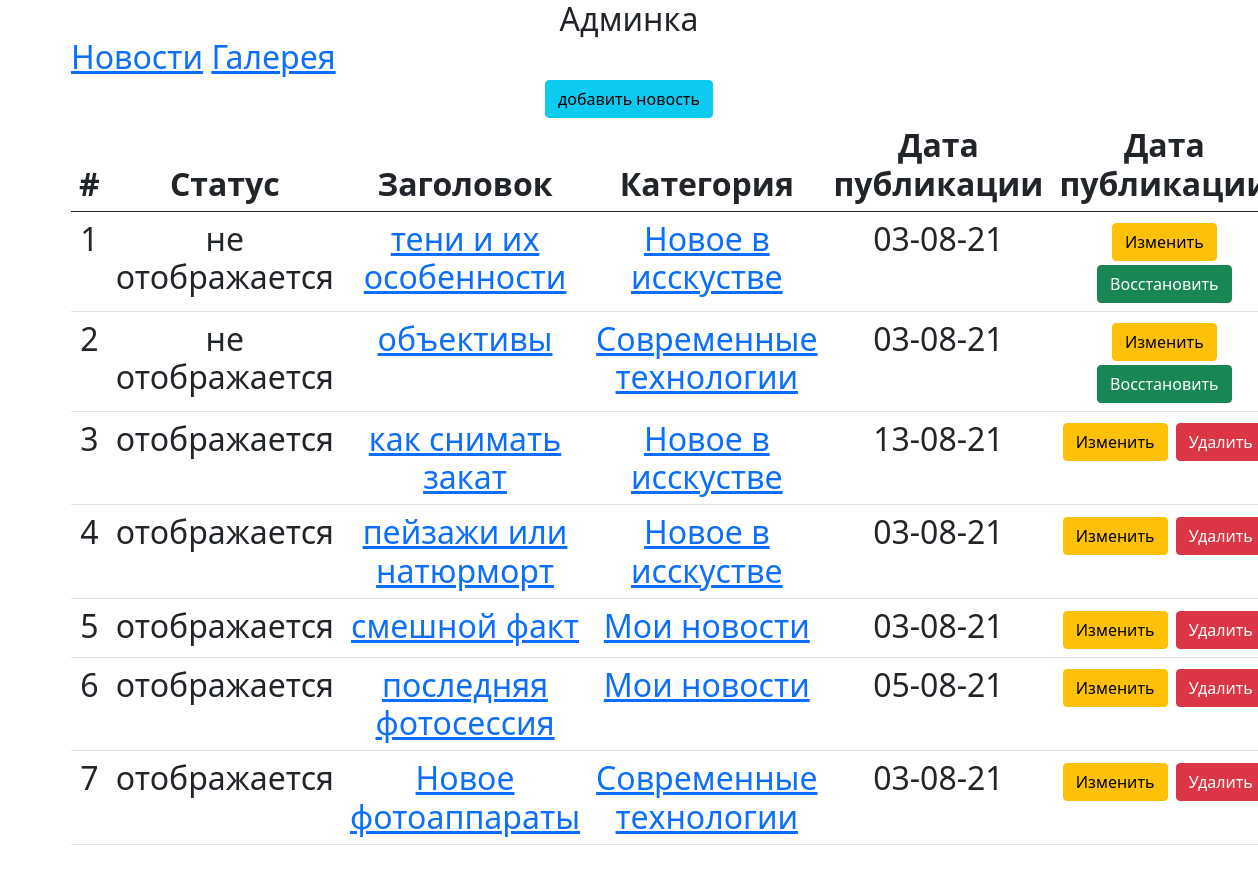
Before: /myadmin/ with the older database file.
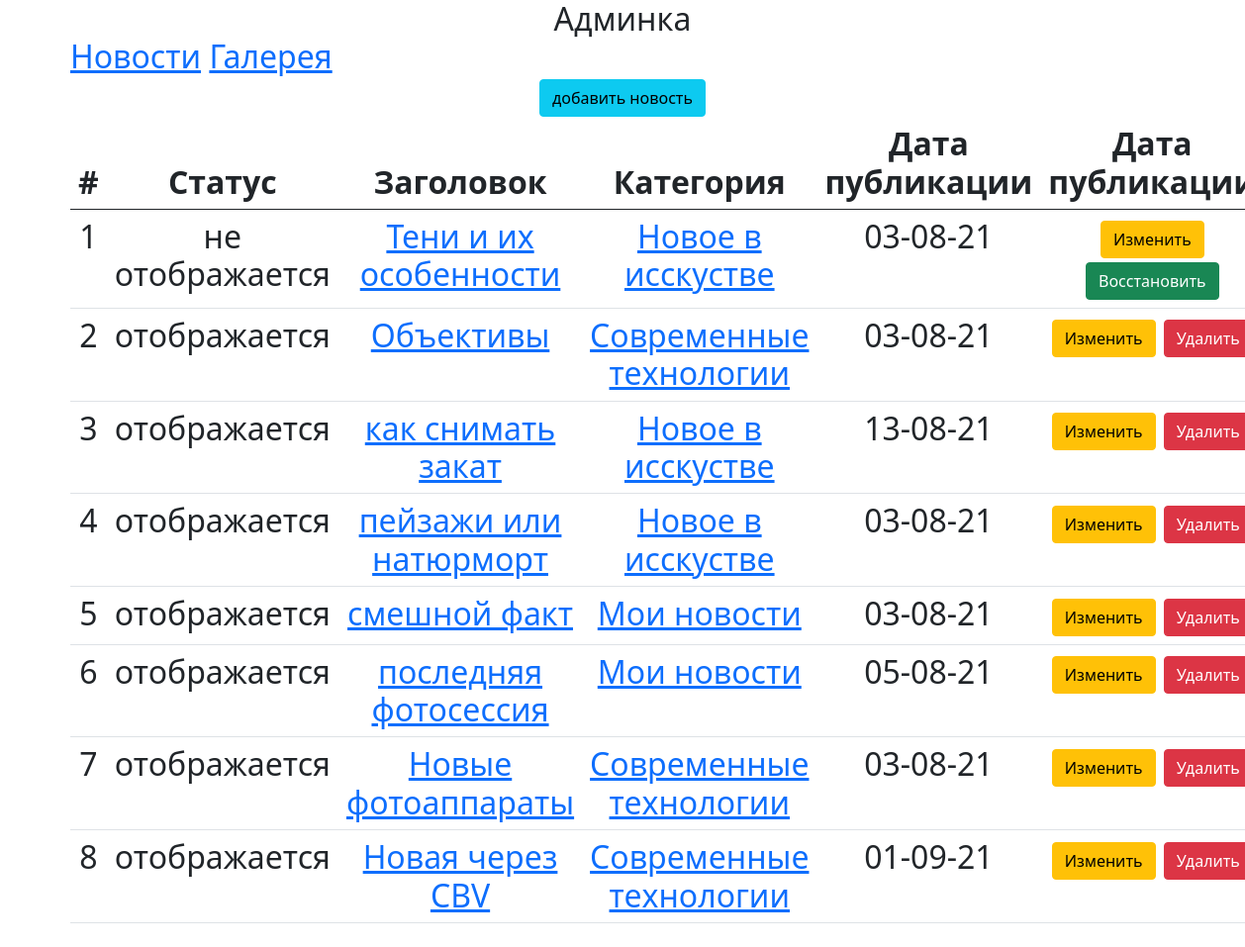
After: the same page with the newer database file.
### news/models.py (models this page shows, shortened)
class News (models.Model):
    title = models.CharField(max_length=150, verbose_name='Заголовок')
    category = models.ForeignKey(Category, on_delete=models.CASCADE, verbose_name='Категория новости')
    intro = models.TextField(verbose_name='Введение')
    body = models.TextField(verbose_name='Новость')
    image = models.ImageField(upload_to='news/', verbose_name='Картинка')
    created_at = models.DateTimeField(verbose_name='Дата создания', auto_now_add=True)
    publish_at = models.DateTimeField(verbose_name='Дата публикации')
    is_active = models.BooleanField(default=True)
    class Meta:
        verbose_name = 'новость'
        verbose_name_plural = 'новости'

class Category(models.Model):
    title = models.CharField(max_length=150, verbose_name='Название категории новостей')
    is_active =  models.BooleanField(default=True, verbose_name='Отображать')
    def __str__(self):
        return  self.title
    class Meta:
        verbose_name = 'категорию'
        verbose_name_plural = 'категории'

### adminapp/views/news.py (the view)
# urls.py: path('', admin_views.NewsListView.as_view(), name='news_list'),
class NewsListView(ListView):
    model = News
    template_name = 'adminapp/news_list.html'

### adminapp/templates/adminapp/news_list.html
{% extends 'adminapp/base.html' %}
{% block content %}
    <div class="row">
        <div class="col-12">
            <a class="btn btn-info" href="{% url 'adminapp:news_create' %}">добавить новость</a>
        </div>
        <div class="col-12">
            <table class="table">
                <thead>
                <tr>
                    <th>#</th>
                    <th>Статус</th>
                    <th>Заголовок</th>
                    <th>Категория</th>
                    <th>Дата публикации</th>
                    <th>Дата публикации</th>
                </tr>
                </thead>
                <tbody>
                {% for object in object_list %}
                    <tr>
                        <td>{{ object.pk }}</td>
                        <td>
                            {% if object.is_active %}
                                отображается
                            {% else %}
                                не  отображается
                            {% endif %}
                        </td>
                        <td><a class="btm btm-link" href="{% url 'adminapp:news_read' object.pk %}">
                            {{ object.title }}
                        </a>
                        </td>
                        <td><a class="btm btm-link" href="{% url 'adminapp:categories_list' %}">
                            {{ object.category }}
                        </a>
                        </td>
                        <td>{{ object.publish_at|date:"d-m-y" }} </td>
                        <td>
                            <a class="btn btn-warning" href="{% url 'adminapp:news_update' object.pk %}"> Изменить</a>
                            {% if object.is_active %}
                                <a class="btn btn-danger" href="{% url 'adminapp:news_delete'  object.pk %}">
                                    Удалить </a>
                            {% else %}
                                <a class="btn btn-success" href="{% url 'adminapp:news_delete'  object.pk %}">
                                    Восстановить </a>
                            {% endif %}
                        </td>
                    </tr>
                {% endfor %}
                </tbody>
            </table>
        </div>
    </div>
{% endblock %}

Changed rows visible on the page:
changed News id 1: title "тени и их особенности" → "Тени и их особенности"
changed News id 2: title "объективы" → "Объективы"; is_active "не отображается Восстановить" → "отображается Удалить"
changed News id 7: title "Новое фотоаппараты" → "Новые фотоаппараты"
added News: pk "8", is_active "отображается", title "Новая через CBV", category "Современные технологии", publish_at "01-09-21"
